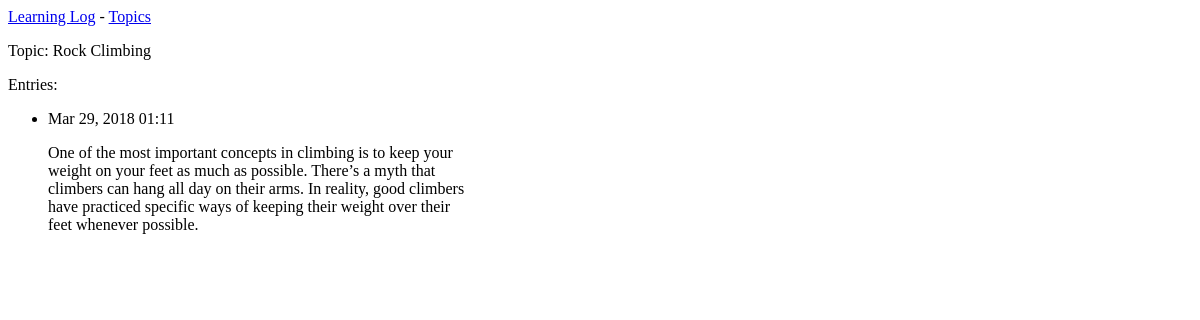
Before: /topics/2 with the older database file.
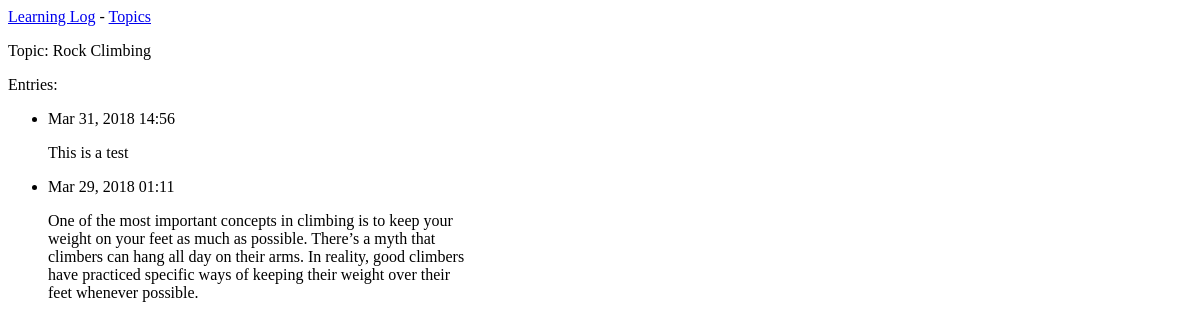
After: the same page with the newer database file.
### learning_logs/models.py (models this page shows, shortened)
class Entry(models.Model):
    topic = models.ForeignKey(Topic, on_delete=models.CASCADE)
    text = models.TextField()
    date_added = models.DateTimeField(auto_now_add=True)
    class Meta:
        verbose_name_plural = 'entries'

### learning_logs/views.py (the view)
# urls.py: path('topics/<int:topic_id>', views.topic, name='topic'),
def topic(request, topic_id):
    topic = Topic.objects.get(id=topic_id)
    entries = topic.entry_set.order_by('-date_added')
    context = {'topic' : topic, 'entries' : entries}
    return render(request, 'learning_logs/topic.html', context)

### learning_logs/models.py (called while the page is built)
    def __str__(self):
        return self.text

### learning_logs/templates/learning_logs/topic.html
{% extends 'learning_logs/base.html' %}
{% block content %}
  <p>Topic: {{ topic }}</p>
  <p>Entries:</p>
  <ul>
  {% for entry in entries %}
    <li>
      <p>{{ entry.date_added|date:'M d, Y H:i' }}</p>
      <p>{{ entry.text|linebreaks }}</p>
    </li>
  {% empty %}
    <li>
      There are no entries for this topic yet.
    </li>
  {% endfor %}
  </ul>
{% endblock content %}

Changed rows visible on the page:
added Entry: date_added "Mar 31, 2018 14:56", text "This is a test"
